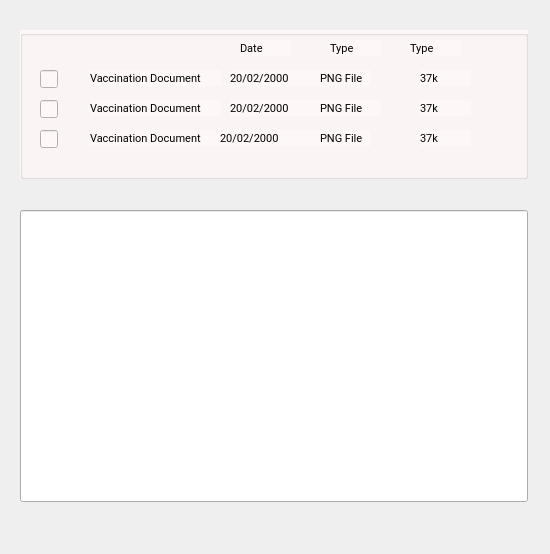
<?xml version="1.0" encoding="UTF-8"?>
<ui version="4.0">
 <class>citezinDocDialog</class>
 <widget class="QDialog" name="citezinDocDialog">
  <property name="geometry">
   <rect>
    <x>0</x>
    <y>0</y>
    <width>550</width>
    <height>554</height>
   </rect>
  </property>
  <property name="windowTitle">
   <string>Dialog</string>
  </property>
  <widget class="QGroupBox" name="groupBox">
   <property name="geometry">
    <rect>
     <x>20</x>
     <y>30</y>
     <width>508</width>
     <height>149</height>
    </rect>
   </property>
   <property name="styleSheet">
    <string notr="true">background: #FDF7F7;</string>
   </property>
   <property name="title">
    <string/>
   </property>
   <widget class="QLineEdit" name="lineEdit_2">
    <property name="geometry">
     <rect>
      <x>20</x>
      <y>40</y>
      <width>18</width>
      <height>18</height>
     </rect>
    </property>
   </widget>
   <widget class="QLineEdit" name="lineEdit_3">
    <property name="geometry">
     <rect>
      <x>20</x>
      <y>70</y>
      <width>18</width>
      <height>18</height>
     </rect>
    </property>
   </widget>
   <widget class="QLineEdit" name="lineEdit_4">
    <property name="geometry">
     <rect>
      <x>20</x>
      <y>100</y>
      <width>18</width>
      <height>18</height>
     </rect>
    </property>
   </widget>
   <widget class="QLabel" name="label">
    <property name="geometry">
     <rect>
      <x>70</x>
      <y>40</y>
      <width>131</width>
      <height>16</height>
     </rect>
    </property>
    <property name="styleSheet">
     <string notr="true">font-family: Roboto;
font-style: normal;
font-weight: normal;
font-size: 11px;
line-height: 13px;

color: #000000;</string>
    </property>
    <property name="text">
     <string>Vaccination Document</string>
    </property>
   </widget>
   <widget class="QLabel" name="label_2">
    <property name="geometry">
     <rect>
      <x>70</x>
      <y>70</y>
      <width>131</width>
      <height>16</height>
     </rect>
    </property>
    <property name="styleSheet">
     <string notr="true">font-family: Roboto;
font-style: normal;
font-weight: normal;
font-size: 11px;
line-height: 13px;

color: #000000;</string>
    </property>
    <property name="text">
     <string>Vaccination Document</string>
    </property>
   </widget>
   <widget class="QLabel" name="label_3">
    <property name="geometry">
     <rect>
      <x>70</x>
      <y>100</y>
      <width>131</width>
      <height>16</height>
     </rect>
    </property>
    <property name="styleSheet">
     <string notr="true">font-family: Roboto;
font-style: normal;
font-weight: normal;
font-size: 11px;
line-height: 13px;

color: #000000;</string>
    </property>
    <property name="text">
     <string>Vaccination Document</string>
    </property>
   </widget>
   <widget class="QLabel" name="label_4">
    <property name="geometry">
     <rect>
      <x>210</x>
      <y>40</y>
      <width>131</width>
      <height>16</height>
     </rect>
    </property>
    <property name="styleSheet">
     <string notr="true">font-family: Roboto;
font-style: normal;
font-weight: normal;
font-size: 11px;
line-height: 13px;

color: #000000;</string>
    </property>
    <property name="text">
     <string>20/02/2000</string>
    </property>
   </widget>
   <widget class="QLabel" name="label_5">
    <property name="geometry">
     <rect>
      <x>210</x>
      <y>70</y>
      <width>131</width>
      <height>16</height>
     </rect>
    </property>
    <property name="styleSheet">
     <string notr="true">font-family: Roboto;
font-style: normal;
font-weight: normal;
font-size: 11px;
line-height: 13px;

color: #000000;</string>
    </property>
    <property name="text">
     <string>20/02/2000</string>
    </property>
   </widget>
   <widget class="QLabel" name="label_6">
    <property name="geometry">
     <rect>
      <x>200</x>
      <y>100</y>
      <width>131</width>
      <height>16</height>
     </rect>
    </property>
    <property name="styleSheet">
     <string notr="true">font-family: Roboto;
font-style: normal;
font-weight: normal;
font-size: 11px;
line-height: 13px;

color: #000000;</string>
    </property>
    <property name="text">
     <string>20/02/2000</string>
    </property>
   </widget>
   <widget class="QLabel" name="label_7">
    <property name="geometry">
     <rect>
      <x>300</x>
      <y>40</y>
      <width>51</width>
      <height>16</height>
     </rect>
    </property>
    <property name="styleSheet">
     <string notr="true">font-family: Roboto;
font-style: normal;
font-weight: normal;
font-size: 11px;
line-height: 13px;

color: #000000;</string>
    </property>
    <property name="text">
     <string>PNG File</string>
    </property>
   </widget>
   <widget class="QLabel" name="label_8">
    <property name="geometry">
     <rect>
      <x>300</x>
      <y>70</y>
      <width>61</width>
      <height>16</height>
     </rect>
    </property>
    <property name="styleSheet">
     <string notr="true">font-family: Roboto;
font-style: normal;
font-weight: normal;
font-size: 11px;
line-height: 13px;

color: #000000;</string>
    </property>
    <property name="text">
     <string>PNG File</string>
    </property>
   </widget>
   <widget class="QLabel" name="label_9">
    <property name="geometry">
     <rect>
      <x>300</x>
      <y>100</y>
      <width>51</width>
      <height>16</height>
     </rect>
    </property>
    <property name="styleSheet">
     <string notr="true">font-family: Roboto;
font-style: normal;
font-weight: normal;
font-size: 11px;
line-height: 13px;

color: #000000;</string>
    </property>
    <property name="text">
     <string>PNG File</string>
    </property>
   </widget>
   <widget class="QLabel" name="label_10">
    <property name="geometry">
     <rect>
      <x>400</x>
      <y>40</y>
      <width>51</width>
      <height>16</height>
     </rect>
    </property>
    <property name="styleSheet">
     <string notr="true">font-family: Roboto;
font-style: normal;
font-weight: normal;
font-size: 11px;
line-height: 13px;

color: #000000;</string>
    </property>
    <property name="text">
     <string>37k</string>
    </property>
   </widget>
   <widget class="QLabel" name="label_11">
    <property name="geometry">
     <rect>
      <x>400</x>
      <y>70</y>
      <width>51</width>
      <height>16</height>
     </rect>
    </property>
    <property name="styleSheet">
     <string notr="true">font-family: Roboto;
font-style: normal;
font-weight: normal;
font-size: 11px;
line-height: 13px;

color: #000000;</string>
    </property>
    <property name="text">
     <string>37k</string>
    </property>
   </widget>
   <widget class="QLabel" name="label_12">
    <property name="geometry">
     <rect>
      <x>400</x>
      <y>100</y>
      <width>51</width>
      <height>16</height>
     </rect>
    </property>
    <property name="styleSheet">
     <string notr="true">font-family: Roboto;
font-style: normal;
font-weight: normal;
font-size: 11px;
line-height: 13px;

color: #000000;</string>
    </property>
    <property name="text">
     <string>37k</string>
    </property>
   </widget>
   <widget class="QLabel" name="label_13">
    <property name="geometry">
     <rect>
      <x>220</x>
      <y>10</y>
      <width>51</width>
      <height>16</height>
     </rect>
    </property>
    <property name="styleSheet">
     <string notr="true">font-family: Roboto;
font-style: normal;
font-weight: normal;
font-size: 11px;
line-height: 13px;

color: #000000;</string>
    </property>
    <property name="text">
     <string>Date</string>
    </property>
   </widget>
   <widget class="QLabel" name="label_14">
    <property name="geometry">
     <rect>
      <x>310</x>
      <y>10</y>
      <width>51</width>
      <height>16</height>
     </rect>
    </property>
    <property name="styleSheet">
     <string notr="true">font-family: Roboto;
font-style: normal;
font-weight: normal;
font-size: 11px;
line-height: 13px;

color: #000000;</string>
    </property>
    <property name="text">
     <string>Type</string>
    </property>
   </widget>
   <widget class="QLabel" name="label_15">
    <property name="geometry">
     <rect>
      <x>390</x>
      <y>10</y>
      <width>51</width>
      <height>16</height>
     </rect>
    </property>
    <property name="styleSheet">
     <string notr="true">font-family: Roboto;
font-style: normal;
font-weight: normal;
font-size: 11px;
line-height: 13px;

color: #000000;</string>
    </property>
    <property name="text">
     <string>Type</string>
    </property>
   </widget>
  </widget>
  <widget class="QLineEdit" name="lineEdit">
   <property name="geometry">
    <rect>
     <x>20</x>
     <y>210</y>
     <width>508</width>
     <height>292</height>
    </rect>
   </property>
  </widget>
 </widget>
 <resources/>
 <connections/>
</ui>
